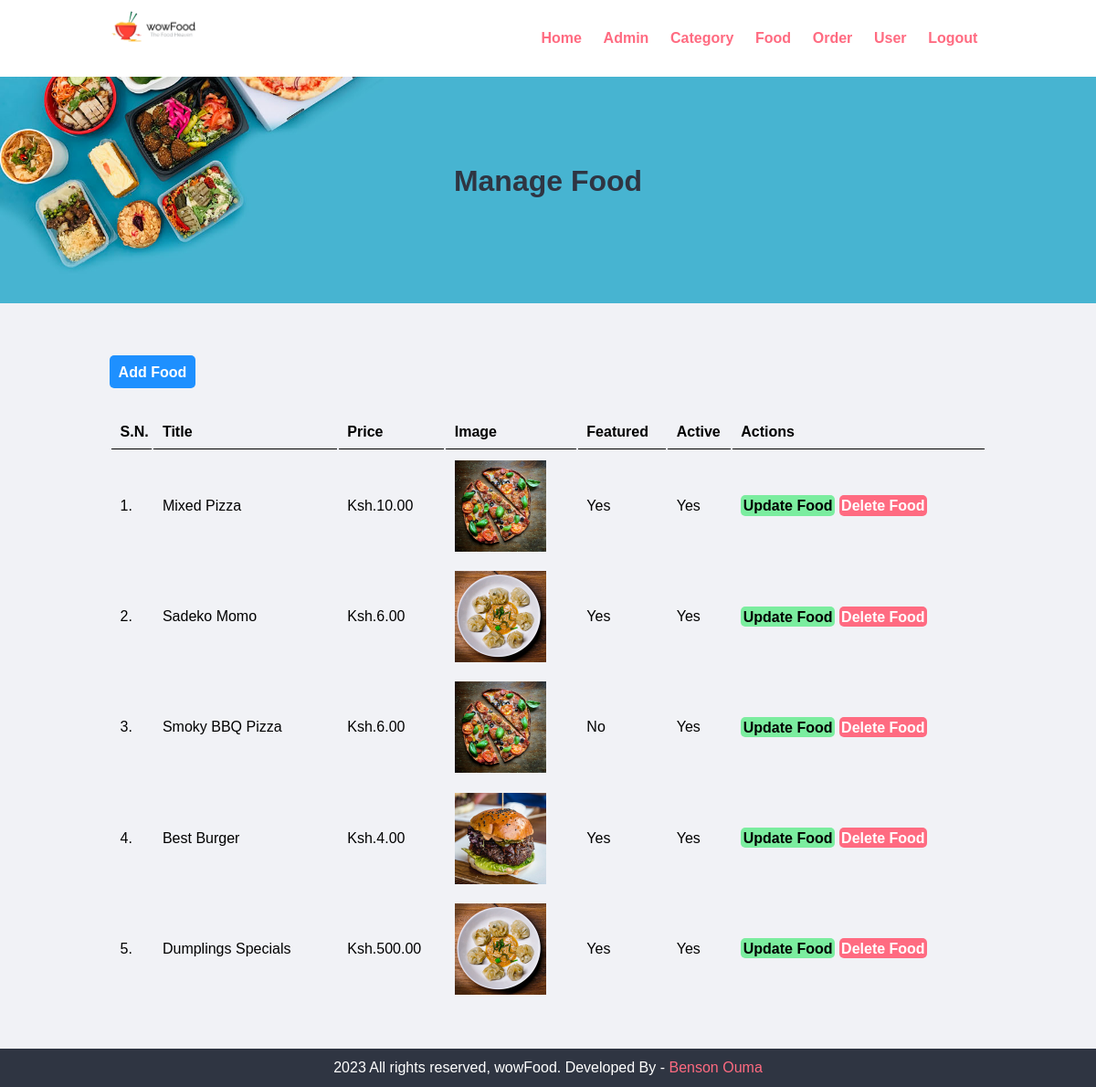
The page /admin/manage-food.php (signed in) on the database its author committed.
### tables this page shows
CREATE TABLE IF NOT EXISTS `tbl_food` (
  `id` int UNSIGNED NOT NULL AUTO_INCREMENT,
  `title` varchar(100) NOT NULL,
  `description` text NOT NULL,
  `price` decimal(10,2) NOT NULL,
  `image_name` varchar(255) NOT NULL,
  `category_id` int UNSIGNED NOT NULL,
  `featured` varchar(10) NOT NULL,
  `active` varchar(10) NOT NULL,
  PRIMARY KEY (`id`)
);

### admin/manage-food.php (the view, shortened to what this page needs)
<?php include('partials/menu.php'); ?>
<div class="main-content">
    <section class="food-search text-center">
                <div class="container">
                    <h2 class="text-center">Manage Food</h2>
                </div>
            </section>
    <div class="wrapper">
                <br><br><br>
                <a href="<?php echo SITEURL; ?>admin/add-food.php" class="btn btn-primary">Add Food</a>
                <br><br><br>
                <table class="tbl-full">
                    <tr>
                        <th>S.N.</th>
                        <th>Title</th>
                        <th>Price</th>
                        <th>Image</th>
                        <th>Featured</th>
                        <th>Active</th>
                        <th>Actions</th>
                    </tr>
                    <?php
                        $sql = "SELECT * FROM tbl_food ORDER BY id DESC";
                        $res = mysqli_query($conn, $sql);
                        $count = mysqli_num_rows($res);
                        $sn=1;
                        if($count>0)
                        {
                            while($row=mysqli_fetch_assoc($res))
                            {
                                $id = $row['id'];
                                $title = $row['title'];
                                $price = $row['price'];
                                $image_name = $row['image_name'];
                                $featured = $row['featured'];
                                $active = $row['active'];
                                ?>
                                <tr>
                                    <td><?php echo $sn++; ?>. </td>
                                    <td><?php echo $title; ?></td>
                                    <td>Ksh.<?php echo $price; ?></td>
                                    <td>
                                        <?php
                                            if($image_name=="")
                                            {
                                                echo "<div class='error'>Image not Added.</div>";
                                            }
                                            else
                                            {
                                                ?>
                                                <img src="<?php echo SITEURL; ?>images/food/<?php echo $image_name; ?>" width="100px">
                                                <?php
                                            }
                                        ?>
                                    </td>
                                    <td><?php echo $featured; ?></td>
                                    <td><?php echo $active; ?></td>
                                    <td>
                                        <a href="<?php echo SITEURL; ?>admin/update-food.php?id=<?php echo $id; ?>" class="btn btn-secondary">Update Food</a>
                                        <a href="<?php echo SITEURL; ?>admin/delete-food.php?id=<?php echo $id; ?>&image_name=<?php echo $image_name; ?>" class="btn btn-danger">Delete Food</a>
                                    </td>
                                </tr>
                                <?php
                            }
                        }
                        else
                        {
                            echo "<tr> <td colspan='7' class='error'> Food not Added Yet. </td> </tr>";
                        }
                    ?>
                </table>
    </div>
</div>
<?php include('partials/footer.php'); ?>

### admin/partials/menu.php (shortened to what this page needs)
<html>
    <head>
        <link rel="stylesheet" href="../css/admin.css">
    </head>
    <body>
        <section class="navbar">
            <div class="container">
                <div class="logo">
                    <a href="<?php echo ADMINURL; ?>" title="Logo">
                        <img src="../images/logo.png" alt="Restaurant Logo" class="img-responsive">
                    </a>
                </div>
                <div class="menu text-right">
                    <ul>
                        <li>
                            <a href="<?php echo ADMINURL; ?>">Home</a>
                        </li>
                        <li>
                            <a href="<?php echo ADMINURL; ?>manage-admin.php">Admin</a>
                        </li>
                        <li>
                            <a href="<?php echo ADMINURL; ?>manage-category.php">Category</a>
                        </li>
                        <li>
                            <a href="<?php echo ADMINURL; ?>manage-food.php">Food</a>
                        </li>
                        <li>
                            <a href="<?php echo ADMINURL; ?>manage-order.php">Order</a>
                        </li>
                        <li>
                            <a href="<?php echo SITEURL; ?>index.php">User</a>
                        </li>
                        <li>
                            <a href="<?php echo ADMINURL; ?>logout.php">Logout</a>
                        </li>
                    </ul>
                </div>
            </div>
        </section>

### admin/partials/footer.php
<div class="footer">
            <div class="wrapper2">
                <p class="text-center">2023 All rights reserved, wowFood. Developed By - <a href="#"> Benson Ouma</a></p>
            </div>
        </div>
    </body>
</html>

### css/admin.css (style rules this page uses)
* { margin: 0 0; padding: 0 0; font-family: Arial, Helvetica, sans-serif; }
.container { width: 80%; margin: 0 auto; padding: 1%; }
.wrapper { padding: 1%; width: 80%; min-height: 30vh; margin: 0 auto; }
.wrapper2 { padding: 1%; width: 80%; margin: 0 auto; }
.img-responsive { width: 100%; }
.text-right { text-align: right; }
.text-center { text-align: center; }
a { color: #ff6b81; text-decoration: none; }
h2 { color: #2f3542; font-size: 2rem; margin-bottom: 2%; }
.food-search { background-image: url(../images/bg.jpg); background-size: cover; background-repeat: no-repeat; background-position: center; padding: 7% 0; }
.tbl-full { width: 100%; }
table tr th { border-bottom: 1px solid black; padding: 1%; }
table tr td { padding: 1%; }
table tr { text-align: left; }
.btn { border: none; font-size: 1rem; border-radius: 5px; }
.btn-primary { background-color: #1e90ff; padding: 1%; color: white; text-decoration: none; font-weight: bold; }
.btn-secondary { background-color: #7bed9f; padding: 1%; color: black; text-decoration: none; font-weight: bold; }
.btn-danger { background-color: #ff6b81; padding: 1%; color: white; text-decoration: none; font-weight: bold; }
.logo { width: 10%; float: left; }
.menu { line-height: 60px; }
.menu ul { list-style-type: none; }
.menu ul li { display: inline; padding: 1%; font-weight: bold; }
.main-content { background-color: #f1f2f6; padding-bottom: 3%; }
.footer { background-color: #2f3542; color: white; }

### rows shown on the page
tbl_food: title "Mixed Pizza", price "10.00", image_name (picture), featured "Yes", active "Yes"
tbl_food: title "Sadeko Momo", price "6.00", image_name (picture), featured "Yes", active "Yes"
tbl_food: title "Smoky BBQ Pizza", price "6.00", image_name (picture), featured "No", active "Yes"
tbl_food: title "Best Burger", price "4.00", image_name (picture), featured "Yes", active "Yes"
tbl_food: title "Dumplings Specials", price "500.00", image_name (picture), featured "Yes", active "Yes"
